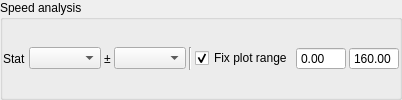
        <widget class="QGroupBox" name="groupBox_Res_SpeedCustom">
         <property name="title">
          <string>Speed analysis</string>
         </property>
         <property name="flat">
          <bool>true</bool>
         </property>
         <layout class="QGridLayout" name="gridLayout_15">
          <property name="leftMargin">
           <number>0</number>
          </property>
          <property name="topMargin">
           <number>3</number>
          </property>
          <property name="rightMargin">
           <number>0</number>
          </property>
          <property name="bottomMargin">
           <number>3</number>
          </property>
          <property name="spacing">
           <number>3</number>
          </property>
          <item row="0" column="1">
           <widget class="QComboBox" name="comboBox_Res_SpeedCustom_Stat_Value"/>
          </item>
          <item row="0" column="0">
           <widget class="QLabel" name="label_13">
            <property name="sizePolicy">
             <sizepolicy hsizetype="Maximum" vsizetype="Preferred">
              <horstretch>0</horstretch>
              <verstretch>0</verstretch>
             </sizepolicy>
            </property>
            <property name="text">
             <string>Stat</string>
            </property>
           </widget>
          </item>
          <item row="0" column="6">
           <widget class="QDoubleSpinBox" name="doubleSpinBox_Res_PlotLine_FixRange_S_min">
            <property name="sizePolicy">
             <sizepolicy hsizetype="Maximum" vsizetype="Fixed">
              <horstretch>1</horstretch>
              <verstretch>0</verstretch>
             </sizepolicy>
            </property>
            <property name="minimumSize">
             <size>
              <width>50</width>
              <height>0</height>
             </size>
            </property>
            <property name="maximumSize">
             <size>
              <width>50</width>
              <height>16777215</height>
             </size>
            </property>
            <property name="buttonSymbols">
             <enum>QAbstractSpinBox::NoButtons</enum>
            </property>
            <property name="minimum">
             <double>-9999.000000000000000</double>
            </property>
            <property name="maximum">
             <double>9999.000000000000000</double>
            </property>
           </widget>
          </item>
          <item row="0" column="5">
           <widget class="QCheckBox" name="checkBox_Res_PlotLine_FixRange_S">
            <property name="sizePolicy">
             <sizepolicy hsizetype="Maximum" vsizetype="Fixed">
              <horstretch>0</horstretch>
              <verstretch>0</verstretch>
             </sizepolicy>
            </property>
            <property name="minimumSize">
             <size>
              <width>0</width>
              <height>0</height>
             </size>
            </property>
            <property name="maximumSize">
             <size>
              <width>16777215</width>
              <height>16777215</height>
             </size>
            </property>
            <property name="text">
             <string>Fix plot range</string>
            </property>
            <property name="checked">
             <bool>true</bool>
            </property>
           </widget>
          </item>
          <item row="0" column="7">
           <widget class="QDoubleSpinBox" name="doubleSpinBox_Res_PlotLine_FixRange_S_max">
            <property name="sizePolicy">
             <sizepolicy hsizetype="Maximum" vsizetype="Fixed">
              <horstretch>1</horstretch>
              <verstretch>0</verstretch>
             </sizepolicy>
            </property>
            <property name="minimumSize">
             <size>
              <width>50</width>
              <height>0</height>
             </size>
            </property>
            <property name="maximumSize">
             <size>
              <width>50</width>
              <height>16777215</height>
             </size>
            </property>
            <property name="buttonSymbols">
             <enum>QAbstractSpinBox::NoButtons</enum>
            </property>
            <property name="minimum">
             <double>0.000000000000000</double>
            </property>
            <property name="maximum">
             <double>9999.000000000000000</double>
            </property>
            <property name="value">
             <double>160.000000000000000</double>
            </property>
           </widget>
          </item>
          <item row="0" column="2">
           <widget class="QLabel" name="label_Res_SpeedCustom_Stat_Uncertanty">
            <property name="sizePolicy">
             <sizepolicy hsizetype="Maximum" vsizetype="Preferred">
              <horstretch>0</horstretch>
              <verstretch>0</verstretch>
             </sizepolicy>
            </property>
            <property name="text">
             <string>±</string>
            </property>
           </widget>
          </item>
          <item row="0" column="4">
           <widget class="Line" name="line_3">
            <property name="orientation">
             <enum>Qt::Vertical</enum>
            </property>
           </widget>
          </item>
          <item row="0" column="3">
           <widget class="QComboBox" name="comboBox_Res_SpeedCustom_Stat_Uncertanty"/>
          </item>
         </layout>
        </widget>
